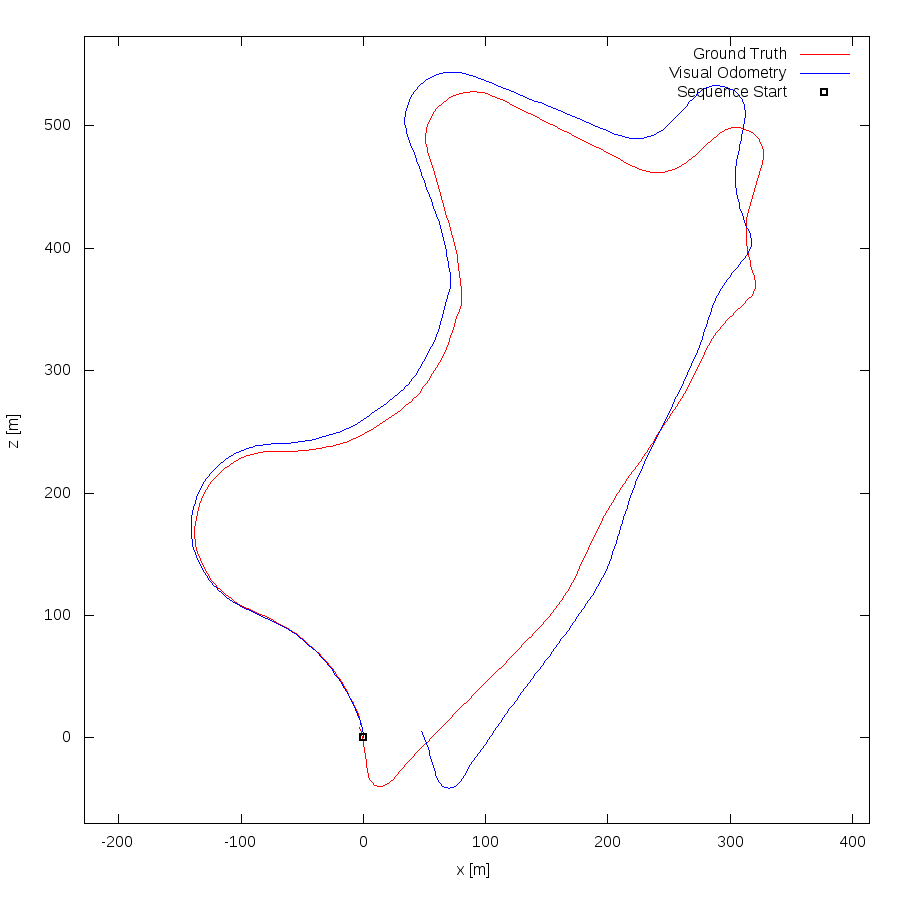

The gnuplot source for this figure:
set term postscript eps enhanced color
set output "09.eps"
set size ratio -1
set xrange [-228:414]
set yrange [-70:573]
set xlabel "x [m]"
set ylabel "z [m]"
plot "09.txt" using 1:2 lc rgb "#FF0000" title 'Ground Truth' w lines,"09.txt" using 3:4 lc rgb "#0000FF" title 'Visual Odometry' w lines,"< head -1 09.txt" using 1:2 lc rgb "#000000" pt 4 ps 1 lw 2 title 'Sequence Start' w points
